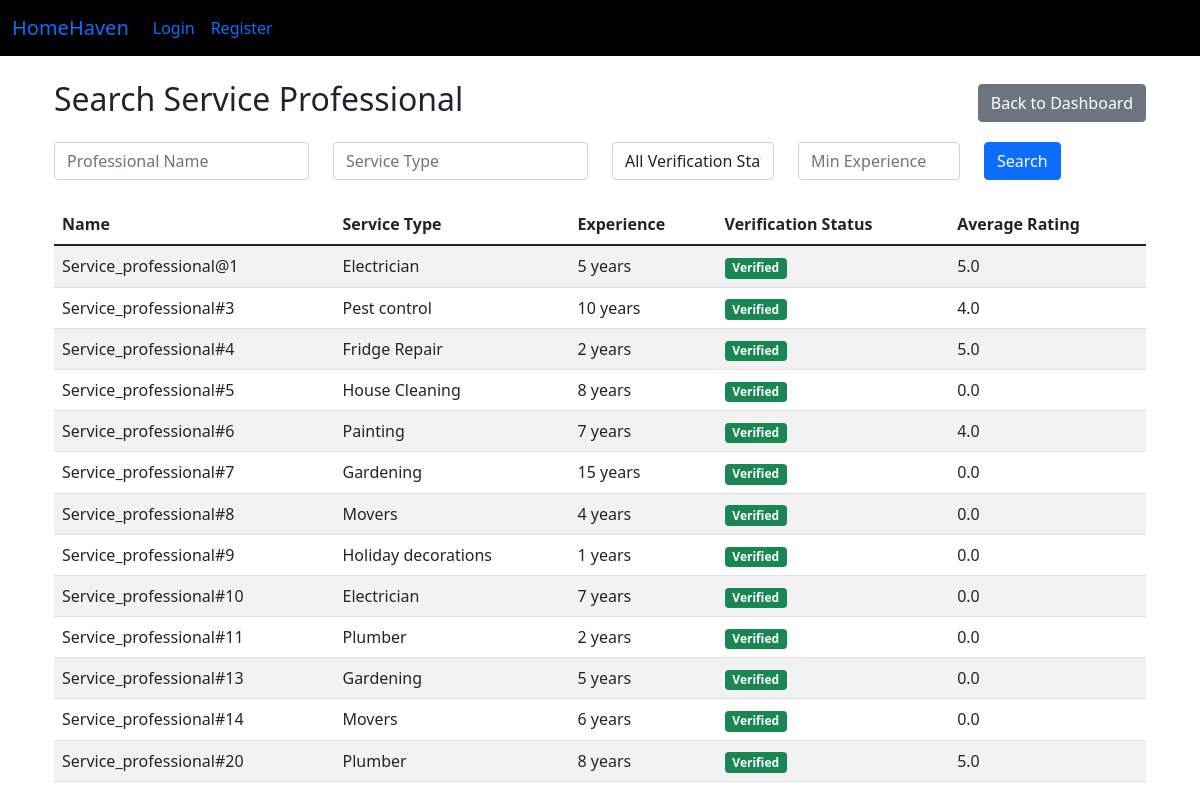
The app's page /admin/search/professionals (signed in) with its own data.
### app.py (models this page shows, shortened)
class ServiceProfessionals(db.Model):
    __tablename__ = "serviceprofessionals"
    professional_id = db.Column(db.Integer, primary_key=True)
    user_id = db.Column(db.Integer, db.ForeignKey('users.user_id'), nullable=False)
    service_type = db.Column(db.String(50), nullable=False)
    experience = db.Column(db.Integer, nullable=False)
    profile_verified = db.Column(db.Boolean, nullable=False)
    avg_rating = db.Column(db.Float, nullable=False)
    total_reviews = db.Column(db.Integer, nullable=False)
    user = db.relationship('Users', backref='professional', lazy=True)

class Users(db.Model):
    __tablename__ = "users"
    user_id = db.Column(db.Integer, primary_key=True)
    username = db.Column(db.String(50), nullable=False)
    password = db.Column(db.String(100), nullable=False)
    is_admin = db.Column(db.Boolean, nullable = False, default = False)
    is_customer = db.Column(db.Boolean, nullable = False, default = False)
    is_professional = db.Column(db.Boolean, nullable = False, default = False)
    name = db.Column(db.String(20))
    date_created = db.Column(db.DateTime)

### app.py (the view, shortened to what this page needs)
@app.route('/admin/search/professionals', methods=['GET', 'POST'])
def admin_search_professionals():
    if not session.get('is_admin'):
        return redirect(url_for('login'))
    professionals = ServiceProfessionals.query.all()
    return render_template('admin_search_professionals.html', professionals=professionals)

### templates/admin_search_professionals.html (shortened to what this page needs)
{% extends "base.html" %}
{% block content %}
<div class="container mt-4">
    <div class="d-flex justify-content-between align-items-center mb-3">
        <h2>Search Service Professional</h2>
        <a href="{{ url_for('admin_dashboard') }}" class="btn btn-secondary">Back to Dashboard</a>
    </div>
    <form method="POST" class="mb-4">
        <div class="row">
            <div class="col-md-3">
                <input type="text" name="name" class="form-control" placeholder="Professional Name">
            </div>
            <div class="col-md-3">
                <input type="text" name="service_type" class="form-control" placeholder="Service Type">
            </div>
            <div class="col-md-2">
                <select name="verification_status" class="form-control">
                    <option value="">All Verification Statuses</option>
                </select>
            </div>
            <div class="col-md-2">
                <input type="number" name="min_experience" class="form-control" placeholder="Min Experience">
            </div>
            <div class="col-md-2">
                <button type="submit" class="btn btn-primary">Search</button>
            </div>
        </div>
    </form>
    <table class="table table-striped">
        <thead>
            <tr>
                <th>Name</th>
                <th>Service Type</th>
                <th>Experience</th>
                <th>Verification Status</th>
                <th>Average Rating</th>
            </tr>
        </thead>
        <tbody>
            {% for professional in professionals %}
            <tr>
                <td>{{ professional.user.name }}</td>
                <td>{{ professional.service_type }}</td>
                <td>{{ professional.experience }} years</td>
                <td>
                    {% if professional.profile_verified %}
                        <span class="badge bg-success">Verified</span>
                    {% else %}
                        <span class="badge bg-warning">Unverified</span>
                    {% endif %}
                </td>
                <td>{{ professional.avg_rating|round(2) }}</td>
            </tr>
            {% endfor %}
        </tbody>
    </table>
</div>
{% endblock %}

### records on screen
ServiceProfessionals: user.name "Service_professional@1", service_type "Electrician", experience "5", profile_verified "Verified", avg_rating "5.0"
ServiceProfessionals: user.name "Service_professional#3", service_type "Pest control", experience "10", profile_verified "Verified", avg_rating "4.0"
ServiceProfessionals: user.name "Service_professional#4", service_type "Fridge Repair", experience "2", profile_verified "Verified", avg_rating "5.0"
ServiceProfessionals: user.name "Service_professional#5", service_type "House Cleaning", experience "8", profile_verified "Verified", avg_rating "0.0"
ServiceProfessionals: user.name "Service_professional#6", service_type "Painting", experience "7", profile_verified "Verified", avg_rating "4.0"
ServiceProfessionals: user.name "Service_professional#7", service_type "Gardening", experience "15", profile_verified "Verified", avg_rating "0.0"
ServiceProfessionals: user.name "Service_professional#8", service_type "Movers", experience "4", profile_verified "Verified", avg_rating "0.0"
ServiceProfessionals: user.name "Service_professional#9", service_type "Holiday decorations", experience "1", profile_verified "Verified", avg_rating "0.0"
ServiceProfessionals: user.name "Service_professional#10", service_type "Electrician", experience "7", profile_verified "Verified", avg_rating "0.0"
ServiceProfessionals: user.name "Service_professional#11", service_type "Plumber", experience "2", profile_verified "Verified", avg_rating "0.0"
ServiceProfessionals: user.name "Service_professional#13", service_type "Gardening", experience "5", profile_verified "Verified", avg_rating "0.0"
ServiceProfessionals: user.name "Service_professional#14", service_type "Movers", experience "6", profile_verified "Verified", avg_rating "0.0"
ServiceProfessionals: user.name "Service_professional#20", service_type "Plumber", experience "8", profile_verified "Verified", avg_rating "5.0"
